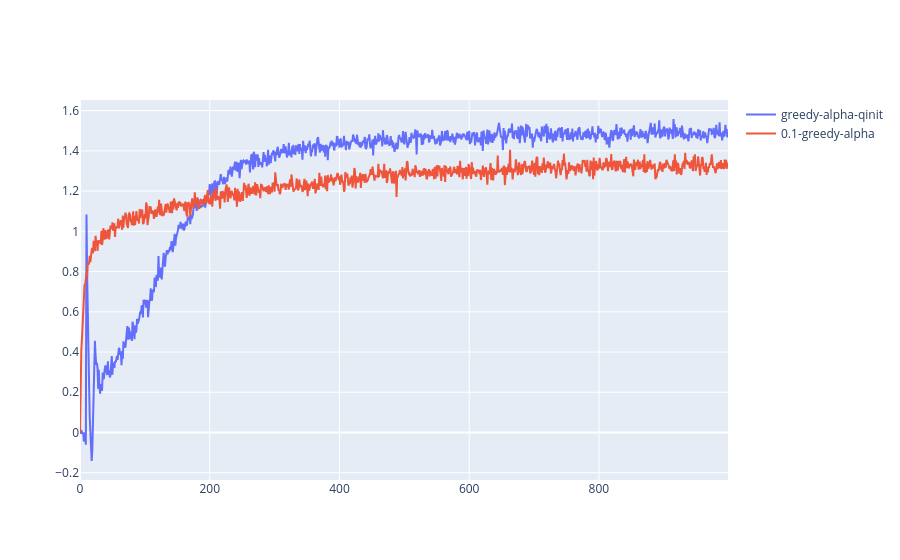
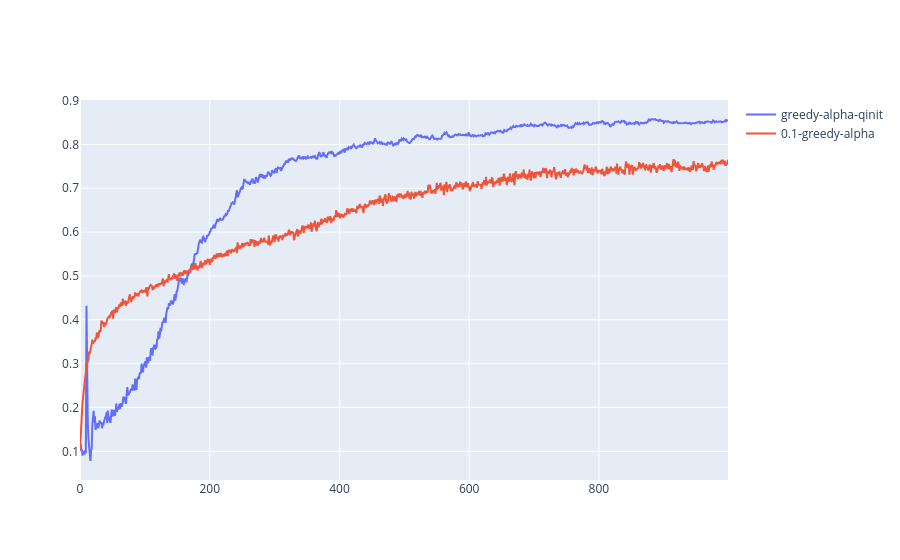

Notebook code cell kept with these figures, in order:
### Code cell
nSampleAB = 1000
Qalphaqinit, AvgRalphaqinit, AvgOptalphaqinit, nExploreSampleqinit = sampleAverage(nSampleAB, alpha=0.1, qInit=5)
Qalpha01, AvgRalpha01, AvgOptalpha01, nExplorealpha01 = sampleAverage(nSampleAB, epsilon=0.1, alpha=0.1)

fig = go.Figure()
fig.add_trace(go.Scatter(x=np.arange(nSampleAB), y=AvgRalphaqinit, name="greedy-alpha-qinit"))
fig.add_trace(go.Scatter(x=np.arange(nSampleAB), y=AvgRalpha01, name="0.1-greedy-alpha"))
fig.show()

fig = go.Figure()
fig.add_trace(go.Scatter(x=np.arange(nSampleAB), y=AvgOptalphaqinit, name="greedy-alpha-qinit"))
fig.add_trace(go.Scatter(x=np.arange(nSampleAB), y=AvgOptalpha01, name="0.1-greedy-alpha"))
fig.show()

### Figure 1 — Plotly figure (JSON) as saved in the notebook; plotly's stock layout.template omitted (floating-point values rounded to 4 significant figures; data arrays with more than 128 entries replaced by an {"elided": "..."} marker saying what was removed)
{"data": [{"name": "greedy-alpha-qinit", "type": "scatter", "x": {"elided": "1000 int values"}, "y": {"elided": "1000 float values"}}, {"name": "0.1-greedy-alpha", "type": "scatter", "x": {"elided": "1000 int values"}, "y": {"elided": "1000 float values"}}], "layout": {}}

### Figure 2 — Plotly figure (JSON) as saved in the notebook; plotly's stock layout.template omitted (floating-point values rounded to 4 significant figures; data arrays with more than 128 entries replaced by an {"elided": "..."} marker saying what was removed)
{"data": [{"name": "greedy-alpha-qinit", "type": "scatter", "x": {"elided": "1000 int values"}, "y": {"elided": "1000 float values"}}, {"name": "0.1-greedy-alpha", "type": "scatter", "x": {"elided": "1000 int values"}, "y": {"elided": "1000 float values"}}], "layout": {}}
